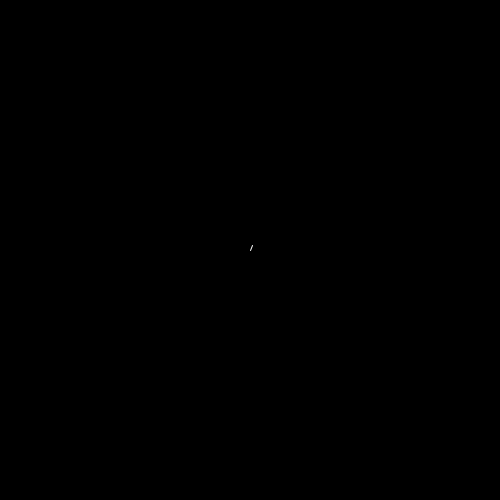
Frame 1 (no input)
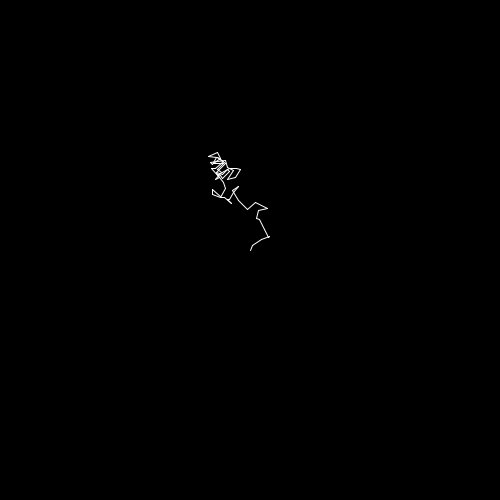
Frame 60 (the mouse pressed at the canvas centre just before this capture)
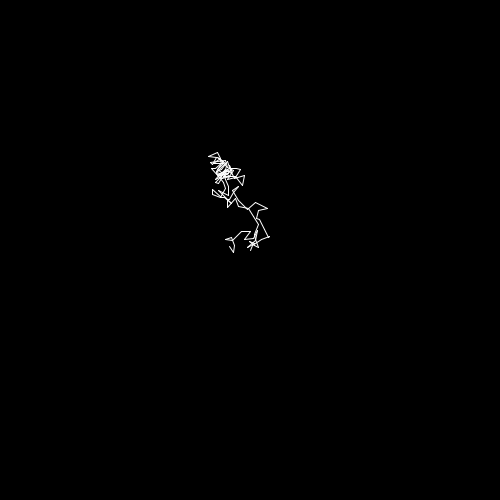
Frame 120 (the mouse held since frame 60 and released just before this capture)

The Processing sketch that drew these frames (run headless with seeded random() and noise(); from frame 60 on, the mouse is pressed at the canvas centre):

// Processing sketch: RandomWalker
// ── RandomWalker.pde
float lastLocX;
float lastLocY;

void setup()
{
  size (500, 500);
  background (0);
  stroke(255);
  lastLocX= (width/2);
  lastLocY=(height/2);
}

void draw()
{
  float stepX = lastLocX+ (random (-10, 10));
  float stepY= lastLocY+ (random(-10, 10));
  line(lastLocX, lastLocY, stepX, stepY );
  lastLocX= stepX;
  lastLocY= stepY;
}
